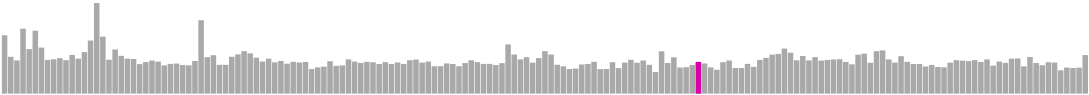

Vega-Lite specification stored for this chart:
### Vega-Lite specification from a JSON file in a GitHub repository (floating-point values rounded to 4 significant figures; data arrays with more than 128 entries replaced by an {"elided": "..."} marker saying what was removed)
{"$schema": "https://vega.github.io/schema/vega-lite/v5.json", "description": "Tick chart", "width": "container", "height": "container", "config": {"background": "#FFFFFF", "axisX": {"domain": true, "labels": false, "grid": false, "labelFontSize": 8, "tickColor": "#000000", "tickSize": 2, "titleFontSize": 12}, "axisY": {"domain": false, "labels": false, "grid": false, "ticks": false}, "view": {"stroke": "transparent"}, "tick": {"thickness": 0.65, "bandSize": 40}}, "data": {"values": {"elided": "177 records"}}, "layer": [{"mark": {"type": "bar", "tooltip": true, "color": "darkgrey"}, "encoding": {"y": {"field": "PERC_1PLUS", "type": "quantitative", "title": null}, "tooltip": [{"field": "Label", "title": "ZIP"}, {"field": "NEIGHBORHOOD_NAME", "title": "Neighborhood"}, {"field": "PERC_1PLUS", "type": "quantitative", "title": "Percent with at least 1 dose"}], "x": {"field": "MODZCTA", "sort": {"field": "PERC_FULLY"}, "axis": null}}}, {"mark": {"type": "bar", "tooltip": true, "color": "#DB00A8"}, "encoding": {"y": {"field": "PERC_1PLUS", "type": "quantitative", "title": null}, "tooltip": [{"field": "Label", "title": "ZIP"}, {"field": "NEIGHBORHOOD_NAME", "title": "Neighborhood"}, {"field": "PERC_1PLUS", "type": "quantitative", "title": "Percent with at least 1 dose"}], "x": {"field": "MODZCTA", "sort": {"field": "PERC_FULLY"}, "axis": null}}, "transform": [{"filter": "datum.MODZCTA == 11226"}]}]}
